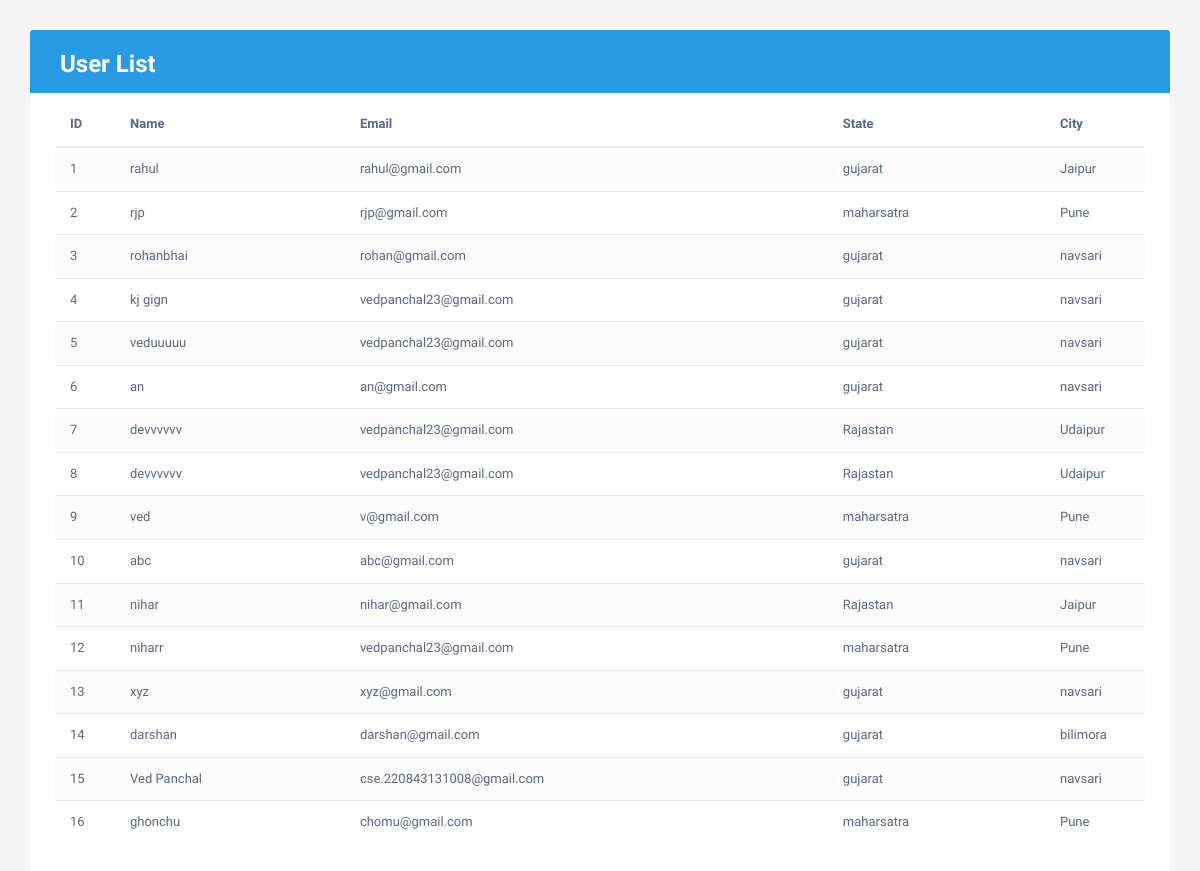
/Adminlogin/Userlist.php, run on the app's committed database.
### tables this page shows
CREATE TABLE `user` (
  `id` int(11) NOT NULL,
  `name` varchar(250) NOT NULL,
  `email` varchar(250) NOT NULL,
  `password` varchar(250) NOT NULL,
  `state` int(11) NOT NULL,
  `city` int(11) NOT NULL,
  `role` int(11) NOT NULL COMMENT '1=>User,2=>Admin'
);

CREATE TABLE `state` (
  `State_ID` int(11) NOT NULL,
  `State_Name` varchar(250) NOT NULL
);

CREATE TABLE `city` (
  `City_ID` int(11) NOT NULL,
  `City_Name` varchar(255) NOT NULL,
  `State_ID` int(11) NOT NULL
);

### Adminlogin/Userlist.php (the view, shortened to what this page needs)
<!DOCTYPE html>
<?php
include ("connect.php");
$query = "SELECT * FROM `user` WHERE `role` != 2";
  $res= $con->query($query);
?>
<html>
<head>
<link rel="stylesheet" href="https://maxcdn.bootstrapcdn.com/font-awesome/4.7.0/css/font-awesome.min.css">
<link rel="stylesheet" href="https://maxcdn.bootstrapcdn.com/bootstrap/3.3.7/css/bootstrap.min.css">
</head>
<body>
<div class="container">
    <div class="table-responsive">
        <div class="table-wrapper">
            <div class="table-title">
                <div class="row">
                    <div class="col-xs-5">
                        <h2> <b>User List</b></h2>
                    </div>
                </div>
            </div>
            <table class="table table-striped table-hover">
                <thead>
                    <tr>
                        <th>ID</th>
                        <th>Name</th>
                        <th>Email</th>
                        <th>State</th>
                        <th>City</th>
                    </tr>
                </thead>
                <body>
 <?php
 $i = 1;
            while ($row=$res->fetch_object())
  {
    ?>
                    <tr>
                        <td><?php echo $i++ ?></td>
                        <td><?php echo $row->name;?></td>
                        <td><?php echo $row->email;?></td>
                        <td><?php
                            $query1 = "SELECT * FROM `state` WHERE `State_ID` = $row->state";
                            $res1= $con->query($query1);
                            $row1=$res1->fetch_object();
                            if($row1 != null) {
                            echo $row1->State_Name;
                        }
                         ?></td>
                        <td><?php
                            $query2 = "SELECT * FROM `city` WHERE `City_ID` = $row->city";
                            $res2= $con->query($query2);
                            $row2=$res2->fetch_object();
                            if($row2 != null) {
                            echo $row2->City_Name;
                        }
                         ?></td>
                    </tr>
                <?php } ?>
            </table>
        </div>
    </div>
</div>
</body>
</html>

### Adminlogin/Userlist.php (style rules this page uses)
body { color: #566787; background: #f5f5f5; font-family: 'Varela Round', sans-serif; font-size: 13px; }
.table-responsive { margin: 30px 0; }
.table-wrapper { min-width: 1000px; background: #fff; padding: 20px 25px; border-radius: 3px; box-shadow: 0 1px 1px rgba(0,0,0,.05); }
.table-title { padding-bottom: 15px; background: #299be4; color: #fff; padding: 16px 30px; margin: -20px -25px 10px; border-radius: 3px 3px 0 0; }
.table-title h2 { margin: 5px 0 0; font-size: 24px; }
table.table tr th, table.table tr td { border-color: #e9e9e9; padding: 12px 15px; vertical-align: middle; }
table.table tr th:first-child { width: 60px; }
table.table tr th:last-child { width: 100px; }
table.table-striped tbody tr:nth-of-type(odd) { background-color: #fcfcfc; }

### data on the page
user: name "rahul", email "rahul@gmail.com", state.State_Name "gujarat", city.City_Name "Jaipur"
user: name "rjp", email "rjp@gmail.com", state.State_Name "maharsatra", city.City_Name "Pune"
user: name "rohanbhai", email "rohan@gmail.com", state.State_Name "gujarat", city.City_Name "navsari"
user: name "kj gign", email "vedpanchal23@gmail.com", state.State_Name "gujarat", city.City_Name "navsari"
user: name "veduuuuu", email "vedpanchal23@gmail.com", state.State_Name "gujarat", city.City_Name "navsari"
user: name "an", email "an@gmail.com", state.State_Name "gujarat", city.City_Name "navsari"
user: name "devvvvvv", email "vedpanchal23@gmail.com", state.State_Name "Rajastan", city.City_Name "Udaipur"
user: name "devvvvvv", email "vedpanchal23@gmail.com", state.State_Name "Rajastan", city.City_Name "Udaipur"
user: name "ved", email "v@gmail.com", state.State_Name "maharsatra", city.City_Name "Pune"
user: name "abc", email "abc@gmail.com", state.State_Name "gujarat", city.City_Name "navsari"
user: name "nihar", email "nihar@gmail.com", state.State_Name "Rajastan", city.City_Name "Jaipur"
user: name "niharr", email "vedpanchal23@gmail.com", state.State_Name "maharsatra", city.City_Name "Pune"
user: name "xyz", email "xyz@gmail.com", state.State_Name "gujarat", city.City_Name "navsari"
user: name "darshan", email "darshan@gmail.com", state.State_Name "gujarat", city.City_Name "bilimora"
user: name "Ved Panchal", email "cse.220843131008@gmail.com", state.State_Name "gujarat", city.City_Name "navsari"
user: name "ghonchu", email "chomu@gmail.com", state.State_Name "maharsatra", city.City_Name "Pune"
